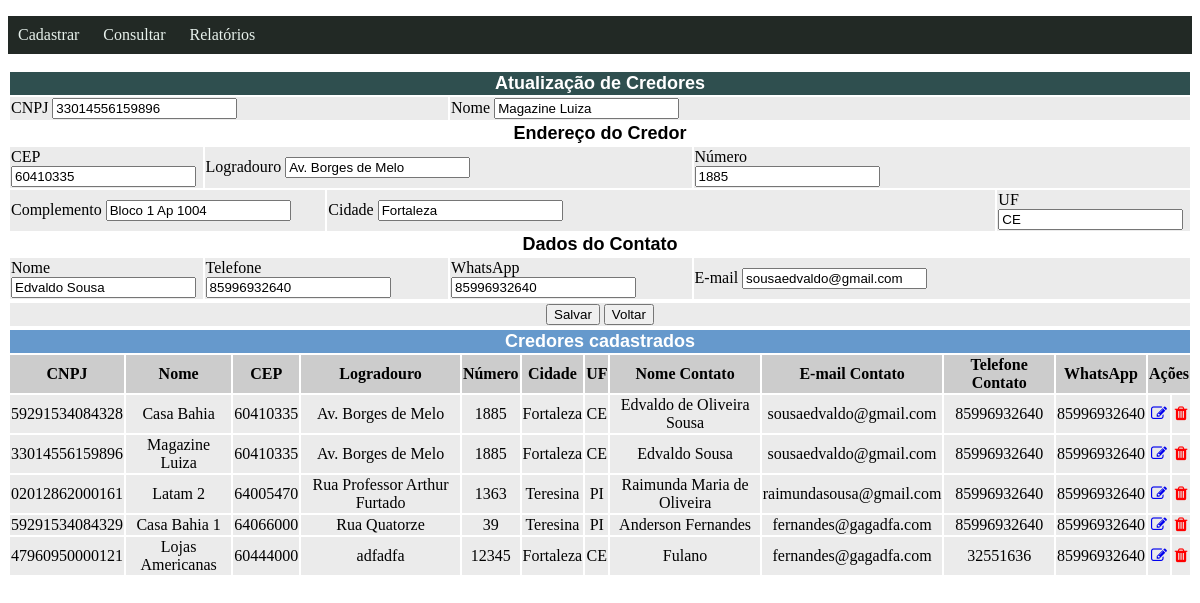
/credores/editar/33014556159896, run on the app's committed database.
### models.py (models this page shows, shortened)
class Credor(db.Model):
    __tablename__ ="credor"
    cnpj = db.Column(db.String(14), primary_key=True, nullable = False)
    nome = db.Column(db.String(150), nullable = False)
    ender_cep = db.Column(db.String(8),db.ForeignKey("endereco.cep"), nullable = False)
    contato_id = db.Column(db.Integer,db.ForeignKey("contato.id"))
    contato = db.relationship('Contato', foreign_keys=contato_id, back_populates="credor")
    endereco = db.relationship('Endereco', foreign_keys=ender_cep, back_populates="credor")

class Endereco(db.Model):
    __tablename__ = "endereco"
    cep = db.Column(db.String(8), primary_key=True, nullable = False)
    logradouro = db.Column(db.String(150), nullable = False)
    numero = db.Column(db.String(6))
    complemento = db.Column(db.String(50))
    cidade = db.Column(db.String(150), nullable = False)
    uf = db.Column(db.String(2), nullable = False)
    credor = db.relationship("Credor", back_populates="endereco")

class Contato(db.Model):
    __tablename__ = "contato"
    id = db.Column(db.Integer, primary_key=True)
    nome = db.Column(db.String(150), nullable = False)
    telefone = db.Column(db.String(11), nullable = False)
    email = db.Column(db.String(150), nullable = False)
    whatsapp = db.Column(db.String(11))
    credor = db.relationship("Credor", back_populates="contato")

### credores.py (the view, shortened to what this page needs)
@bp_credores.route('/editar/<string:cnpj>', methods=['GET','POST'])
def editar(cnpj):
    credor = Credor.query.get(cnpj)
    contato = Contato.query.get(credor.contato_id)
    endereco = Endereco.query.get(credor.ender_cep)
    credores = consultarCredores()
    contexto = {"credor": credor, "credores": credores}
    return render_template('editar_credores.html', contexto=contexto)

### credores.py (called while the page is built)
@bp_credores.route('/consultar')
def consultarCredores():
     credores = Credor.query.all()
     return credores

### templates/editar_credores.html
{% extends 'consultar_credores.html'%}
{% block credores%}
<form class="pure-form pure-form-aligned" method="post" action="/credores/editar/{{contexto.credor.cnpj}}">
  <table class="table full" align="center">
    <tr bgcolor="#2F4F4F">
      <td colspan="40">
      <div align="center"><font face="Arial" size="4" color="#FFFFFF"><b>Atualização de Credores</b></font></div>
    </td>
    </tr>
    <tr bgcolor="ebebeb">
      <td colspan="20">
        <div class="control-group">
					CNPJ <input type="text" name="cnpj" value="{{contexto.credor.cnpj}}">
        </div>
      </td>
      <td colspan="20" width="75%">
        <div class="control-group">
          Nome <input type="text" name="nome" value="{{contexto.credor.nome}}">
        </div>
      </td>
		</tr>
    <tr>
      <td colspan="40">
      	<div align="center"><font face="Arial" size="4" color="#000000"><b>Endereço do Credor</b></font></div>
    	</td>
    </tr>
    <tr bgcolor="ebebeb">
      <td colspan="10" width ="15%">
        <div class="control-group">
          CEP  <input type="text" name="cep" value="{{contexto.credor.endereco.cep}}">
        </div>
      </td>
      <td colspan="20" width ="70%">
        <div class="control-group">
          Logradouro <input type="text" name="logradouro" value="{{contexto.credor.endereco.logradouro}}">
        </div>
      </td>
			<td colspan="10" width="15%">
        <div>
          Número
        </div>
        <div class="control-group">
          <input type="text" name="numero" value="{{contexto.credor.endereco.numero}}">
        </div>
      </td>
		</tr>
    <tr bgcolor="ebebeb">
			<td colspan="15" width="25%">
        <div class="control-group">
					Complemento <input type="text" name="complemento" value="{{contexto.credor.endereco.complemento}}">
        </div>
      </td>
      <td colspan="20" width="60%">
        <div class="control-group">
					Cidade <input type="text" name="cidade" value="{{contexto.credor.endereco.cidade}}">
        </div>
      </td>
			<td colspan="5" width="15%">
        <div class="control-group">
					UF <input type="text" name="uf" value="{{contexto.credor.endereco.uf}}">
        </div>
      </td>
    </tr>
		<tr>
			<td colspan="40">
      	<div align="center"><font face="Arial" size="4" color="#000000"><b>Dados do Contato</b></font></div>
    	</td>
		</tr>
    <tr bgcolor="ebebeb">
      <td colspan="10" width="20%">
        <div class="control-group">
            Nome <input type="text" name="nomecontato" value="{{contexto.credor.contato.nome}}">
        </div>
      </td>
      <td colspan="10" width="20%">
        <div class="control-group">
            Telefone <input type="text" name="telefone" value="{{contexto.credor.contato.telefone}}">
        </div>
      </td>
      <td colspan="10" width="20%">
        <div class="control-group">
            WhatsApp <input type="text" name="whatsapp" value="{{contexto.credor.contato.whatsapp}}">
        </div>
      </td>
      <td colspan="10" width="40%">
        <div class="control-group">
            E-mail <input type="text" name="email" value="{{contexto.credor.contato.email}}">
        </div>
      </td>
    </tr>
  </table>
  <table class="table full" align="center">
   <tr bgcolor="ebebeb">
     <td>
       <div class="controls" align = "center">
           <button type="submit" class="pure-button pure-button-primary">Salvar</button>
           <a href="/credores/cadastrar"><input type="button" value="Voltar"></a>
       </div>
     </td>
   </tr>
  </table>
</form>
{% endblock %}

### templates/consultar_credores.html (shortened to what this page needs)
{% extends 'base.html'%}
{% block conteudo %}
{% block credores %}{% endblock %}
  <table class="table full" align="center" id="minhaTabela">
    <thead>
      <th colspan="13" bgcolor="#6699CC">
        <div align="center"><font face="Arial" size="4"><b><font color="#FFFFFF">Credores cadastrados</font></b></font></div>
      </th>
      <tr bgcolor="cccccc">
        <th>CNPJ</th>
        <th>Nome</th>
        <th>CEP</th>
        <th>Logradouro</th>
        <th>Número</th>
        <th>Cidade</th>
        <th>UF</th>
        <th>Nome Contato</th>
        <th>E-mail Contato</th>
        <th>Telefone Contato</th>
        <th>WhatsApp</th>
        <th colspan="4">Ações</th>
      </tr>
    </thead>
    <tbody>
      {% for credor in contexto.credores %}
        <tr bgcolor="ebebeb">
          <td align = center >{{ credor.cnpj }}</td>
          <td align = center >{{ credor.nome }}</td>
          <td align = center >{{ credor.endereco.cep }}</td>
          <td align = center >{{ credor.endereco.logradouro }}</td>
          <td align = center >{{ credor.endereco.numero }}</td>
          <td align = center >{{ credor.endereco.cidade }}</td>
          <td align = center >{{ credor.endereco.uf }}</td>
          <td align = center >{{ credor.contato.nome }}</td>
          <td align = center >{{ credor.contato.email }}</td>
          <td align = center >{{ credor.contato.telefone }}</td>
          <td align = center >{{ credor.contato.whatsapp }}</td>
          <td align = center >
            <a href="/credores/editar/{{credor.cnpj}}">
              <i class="fa fa-edit"></i>
            </a>
          </td>
          <td align = center>
            <a href="/credores/delete/{{credor.cnpj}}" >
            <font color = "RED">
              <i class="fa fa-trash"></i>
            </font>
            </a>
          </td>
        </tr>
      {% endfor %}
    </tbody>
  </table>
{% endblock %}

### templates/base.html (shortened to what this page needs)
<!DOCTYPE html>
<html lang="en">
<head>
  <link rel="stylesheet" href="{{ url_for('static', filename='style.css') }}">
  <link rel="stylesheet" href="{{ url_for('static', filename='font-awesome.min.css') }}">
  <link rel="stylesheet" href="https://cdnjs.cloudflare.com/ajax/libs/font-awesome/4.7.0/css/font-awesome.min.css">
</head>
<body>
  <nav class="dp-menu">
    <ul>
      <li><a href="/">Cadastrar</a>
      </li>
      <li><a href="/">Consultar</a>
      </li>
      <li><a href="/">Relatórios</a>
      </li>
    </ul>
  </nav>
  {% block conteudo %}
  {% endblock %}
</body>
</html>

### static/style.css (style rules this page uses)
:root { --cor-fundo: rgb(34, 41, 37); --cor-hover: rgb(118, 180, 145); --cor-primaria: rgb(231, 241, 236); }
.dp-menu ul { background-color: var(--cor-fundo); list-style-type: lower-greek; padding: 0; position: relative; }
.dp-menu ul li { display: inline; position: relative; }
.dp-menu ul li a { color: var(--cor-primaria); text-decoration: none; display: inline-block; padding: 10px; transition: background .3s; }
table.full { width: 100%; }
a { text-decoration: none; }

### data on the page
Credor: cnpj "33014556159896", nome "Magazine Luiza", endereco.cep "60410335", endereco.logradouro "Av. Borges de Melo", endereco.numero "1885", endereco.cidade "Fortaleza", endereco.uf "CE", contato.nome "Edvaldo Sousa", contato.email "sousaedvaldo@gmail.com", contato.telefone "85996932640", contato.whatsapp "85996932640"
Endereco: cep "60410335", logradouro "Av. Borges de Melo", numero "1885", complemento "Bloco 1 Ap 1004", cidade "Fortaleza", uf "CE"
Contato: nomecontato "Edvaldo Sousa", telefone "85996932640", whatsapp "85996932640", email "sousaedvaldo@gmail.com"
Credor: cnpj "59291534084328", nome "Casa Bahia", endereco.cep "60410335", endereco.logradouro "Av. Borges de Melo", endereco.numero "1885", endereco.cidade "Fortaleza", endereco.uf "CE", contato.nome "Edvaldo de Oliveira Sousa", contato.email "sousaedvaldo@gmail.com", contato.telefone "85996932640", contato.whatsapp "85996932640"
Credor: cnpj "02012862000161", nome "Latam 2", endereco.cep "64005470", endereco.logradouro "Rua Professor Arthur Furtado", endereco.numero "1363", endereco.cidade "Teresina", endereco.uf "PI", contato.nome "Raimunda Maria de Oliveira", contato.email "raimundasousa@gmail.com", contato.telefone "85996932640", contato.whatsapp "85996932640"
Credor: cnpj "59291534084329", nome "Casa Bahia 1", endereco.cep "64066000", endereco.logradouro "Rua Quatorze", endereco.numero "39", endereco.cidade "Teresina", endereco.uf "PI", contato.nome "Anderson Fernandes", contato.email "fernandes@gagadfa.com", contato.telefone "85996932640", contato.whatsapp "85996932640"
Credor: cnpj "47960950000121", nome "Lojas Americanas", endereco.cep "60444000", endereco.logradouro "adfadfa", endereco.numero "12345", endereco.cidade "Fortaleza", endereco.uf "CE", contato.nome "Fulano", contato.email "fernandes@gagadfa.com", contato.telefone "32551636", contato.whatsapp "85996932640"
